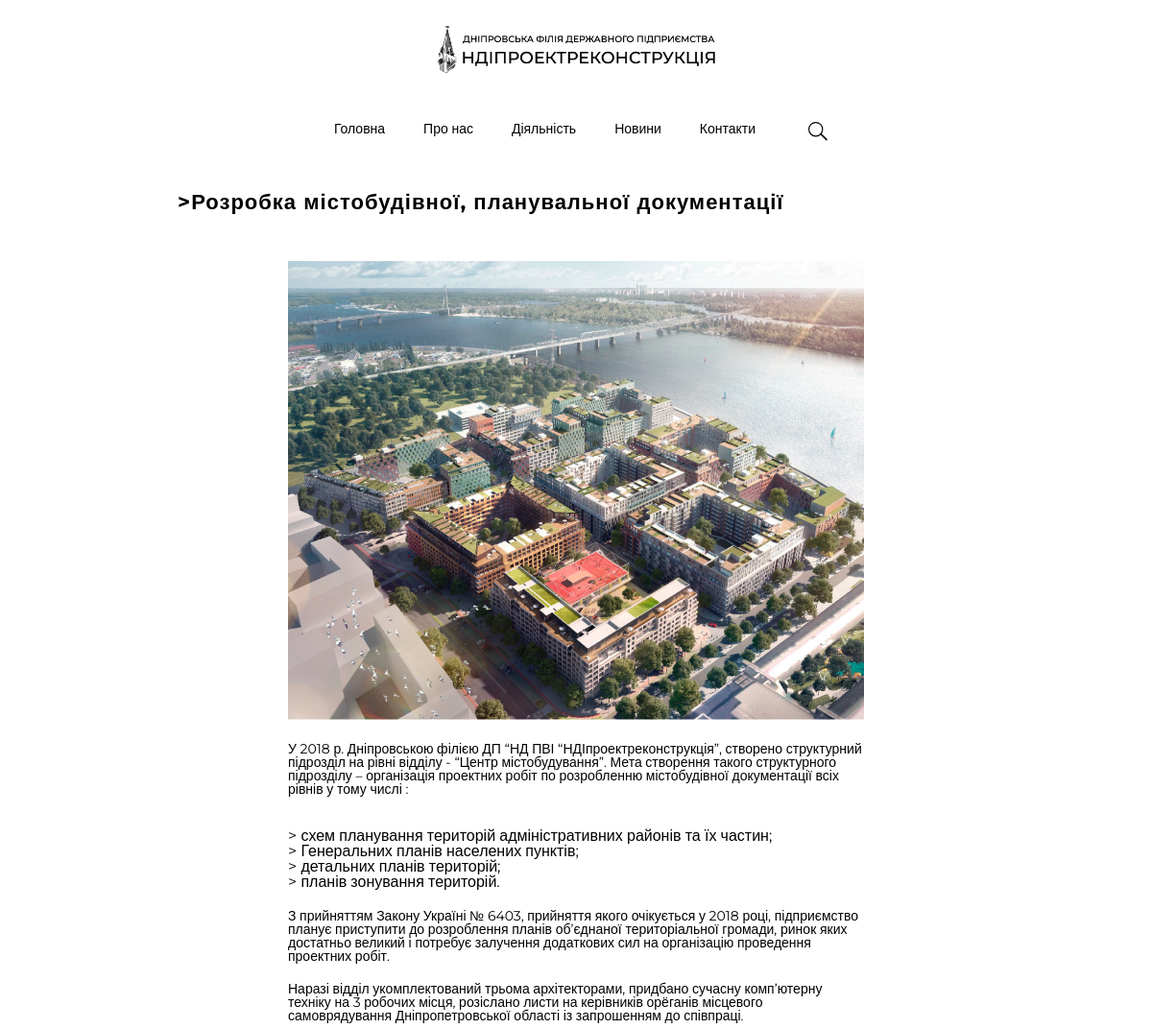
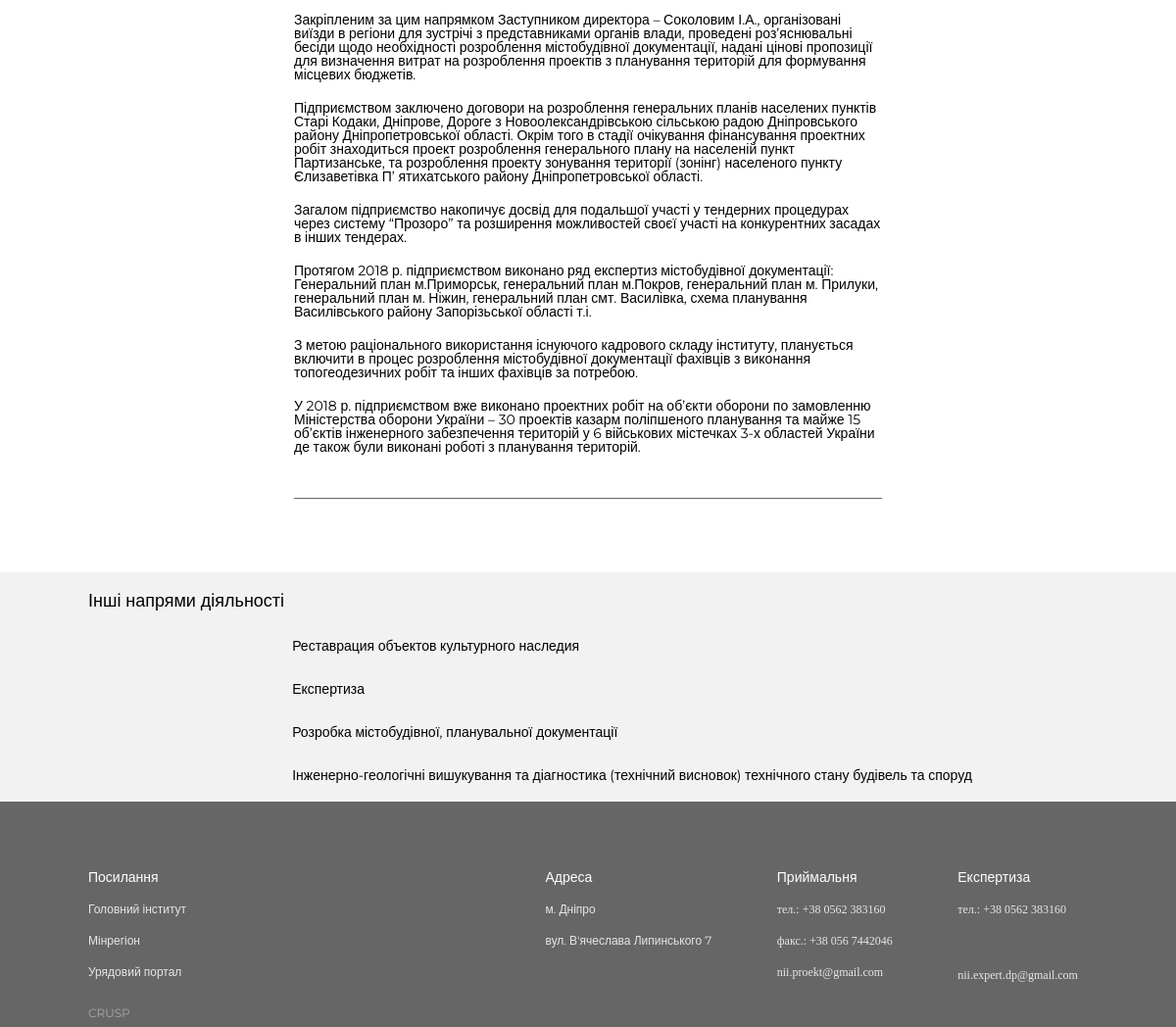
Screenshot of /activity/rozrobka-mistobudivnoyi-planuvalnoyi-dokumentaciyi/ with the database file from the repository (2 pictures, top to bottom).
### ndi_app/models.py (models this page shows, shortened)
class Activity(models.Model):
    name = models.CharField(max_length=250, db_index=True, verbose_name='Название Деятельности')
    slug = models.SlugField(max_length=250, db_index=True)
    number = models.ForeignKey('Number', related_name="number", blank=True, verbose_name="Номер")

class WorksInActivity(models.Model):
    activity = models.ForeignKey('Activity', related_name="activity", verbose_name="Деятельность")
    title = models.CharField(max_length=250, db_index=True, verbose_name="Название", blank=True, null=True)
    description = RichTextField(verbose_name="Описание")
    image = models.ImageField(upload_to='images/activity/', verbose_name='фото')

### ndi_app/views.py (the view)
# urls.py: url(r'^activity/(?P<activity_slug>[-\w]+)/$', views.activity_view, name="ActivityPageList"),
def activity_view(request, activity_slug=None):
    selected_activity = None
    activity_works = None
    files_of_expertise = None
    service_of_expertise = None
    activities = Activity.objects.all()
    if activity_slug:
        selected_activity = get_object_or_404(Activity, slug=activity_slug)
        activity_works = WorksInActivity.objects.filter(activity=selected_activity)
        files_of_expertise = DownloadFiles.objects.filter(activity=selected_activity)
        service_of_expertise = ServicesOfExpertise.objects.filter(activity=selected_activity)
    context = {
        'selected_activity': selected_activity,
        'activities': activities,
        'activity_works': activity_works,
        'files_of_expertise': files_of_expertise,
        'service_of_expertise': service_of_expertise,
    }
    return render(request, 'ndi_app/restoration.html', context)

### ndi_app/forms.py
class ContactForm(forms.Form):
    name = forms.CharField(max_length=100)
    email = forms.EmailField()
    theme = forms.CharField(max_length=250)
    phone = forms.CharField()
    message = forms.CharField(max_length=1000)

### ndi_app/context_processors.py (called while the page is built)
def activity_base(request):
    context = {
        "all_activities": Activity.objects.all(),
        "form": ContactForm(),
        }
    return context

### ndi_app/templates/ndi_app/restoration.html
{% extends "ndi_app/base.html" %}
{% load staticfiles %}
{% block content %}
        <section class="main">
        {% if selected_activity.slug == "ekspertiza" %}
            <h2 class="main-h2">>Експертиза об’єктів будівництва</h2>
        <div class="div-top">
            <div class="div-top-img">
                <img src="{% static "image/expertise/div-top-img.png" %}" alt="Експертиза">
                <p>Дніпровська філія інституту «НДІПРОЕКТРЕКОНСТРУКЦІЯ» має розгалужену мережу замовників експертизи, як державного так і приватного сектору, тісно взаємодіє з органами державної влади та місцевого самоврядування по всій Україні.</p>
            </div>
            <div class="div-top-doc">
                <h4>Документи:</h4>
                 {% for file in files_of_expertise %}
                     <a class="div-top-doc-questionnaire" href="{{ file.file.url }}">{{ file.name }}</a>
                    <svg id="Слой_1" data-name="Слой 1" xmlns="http://www.w3.org/2000/svg" viewBox="0 0 30 14"><title>NDI main</title><polyline class="cls-1" points="28.88 2.28 14.94 11.76 0.99 2.28"/></svg>
                 {% endfor %}
            </div>
        </div>
        <div class="advantages">
            <h3>Наші переваги</h3>
            <div class="advantages-div">
                <div class="advantages-div-div">
                    <div class="advantages-div-1">
                        <img src="{% static "image/expertise/advantages-img1.png" %}" alt="">
                        <p><span>Державна</span></br>експертиза</br>будівництва</p>
                    </div>
                    <div class="advantages-div-2">
                        <img src=".{% static "image/expertise/advantages-img2.png" %}" alt="">
                        <p>Працюємо</br>по всій</br><span>Україні</span></p>
                    </div>
                    <div class="ad{% static "image/expertise/advantages-img3.png" %}" alt="">
                        <p>Розташовані</br>в центрі міста</br>і в центрі країни</p>
                    </div>
                    <div class="advantages-div-4">
                        <img src="{% static "image/expertise/advantages-img4.png" %}" alt="">
                        <p>Сертифіковані</br>експерти</br>по всім напрямам*</p>
                    </div>
                    <div class="advantages-div-5">
                        <img src="{% static "image/expertise/advantages-img5.png" %}" alt="">
                        <p><span>>2000</span></br>успішних</br>експертиз</br>в рік</p>
                    </div>
                    <div class="advantages-div-6">
                        <img src="{% static "image/expertise/advantages-img6.png" %}" alt="">
                        <p>Здійснюємо</br>експертизу об’єктів</br>усіх класів наслідків</p>
                    </div>
                </div>
            </div>
        </div>
        <div class="services-div">
            <h4>Послуги експертизи об’єктів будівництва:</h4>
            <div class="services-div-drop">
                <ul>
                    {% for service in service_of_expertise %}
                        <li><span>{{ service.id }}.</span>{{ service.name }}<svg id="Слой_1" data-name="Слой 1" xmlns="http://www.w3.org/2000/svg" viewBox="0 0 30 14"><title>NDI main</title><polyline class="cls-1" points="28.88 2.28 14.94 11.76 0.99 2.28"/></svg></li>
                    {% endfor %}
                </ul>
                <div class="services-div-list">
                    <p>Реєстр атестованих експертів</p>
                    <p>Lorem ipsum dolor sit amet consectetur adipisicing elit. Vero distinctio tempore et fugit architecto accusantium tempora est dolores autem impedit? Ipsam, non beatae! Hic sit saepe nemo ea rem cupiditate.</p>
                </div>
                <div class="services-div-drop-button">Замовити експертизу</div>
            </div>
        </div>
        {% else %}
            <h2>>{{ selected_activity.name }}</h2>
                <div class="infinite-container">
                    {% for act in activity_works %}
                    <div class="infinite-item">
                        {% if selected_activity.slug == "rozrobka-mistobudivnoyi-planuvalnoyi-dokumentaciyi" or selected_activity.slug == "inzhenerno-geologichni-vishukuvannya" %}
                            <img alt="{{ act.title }}" src="{{ act.image.url }}">
                            <p> {{ act.description | safe }} </p>
                        {% else %}
                            <h3>{{ act.title }}</h3>
                            <img alt="{{ act.title }}" src="{{ act.image.url }}">
                            <p> {{ act.description | safe }} </p>
                        {% endif %}
                    </div>
                {% endfor %}
                </div>
        {% endif %}
        </section>
    <aside>
        <h2>Інші напрями діяльності</h2>
        <div class="aside-div" id="aside">
            {% for activity in activities %}
                <a href="{% url "ndi_app:ActivityPageList" activity_slug=activity.slug %}">{{ activity.name }}</a>
            {% endfor %}
        </div>
    </aside>
{% endblock %}

### ndi_app/static/css/news_styles.css (style rules this page uses)
.main { margin: 50px 0 50px 0; }
.main h2 { font-family: 'Montserrat', sans-serif; font-weight: bold; font-size: 22px; padding-left: 90px; }

### ndi_app/static/css/contacts_styles.css (style rules this page uses)
* { font-family: 'Montserrat', sans-serif; }
.main { max-width: 100%; margin-top: 50px; }
.main h2 { font-size: 22px; font-weight: bold; letter-spacing: 1px; font-family: 'Montserrat', sans-serif; margin-left: 95px; }
@media all and (max-width: 1270px) { .main { max-width: 100%; } }
@media all and (max-width: 1270px) { .main h2 { margin-bottom: 50px; } }

### ndi_app/static/css/general.css (style rules this page uses)
* { font-family: 'Montserrat', sans-serif; }
.main { margin: 0 0 50px 0; }
.main h2 { font-family: 'Montserrat', sans-serif; font-weight: bold; font-size: 22px; padding-left: 90px; }
aside { background-color: #f2f2f2; display: none; }
aside h2 { margin-top: 20px; margin-left: 90px; padding: 20px 0 20px 0; font-family: 'Montserrat', sans-serif; font-weight: 500; font-size: 18px; }
.aside-div { display: flex; flex-flow: column wrap; justify-content: space-evenly; align-content: space-evenly; margin: 0 auto; }
.aside-div a { text-decoration: none; color: #000000; display: block; font-family: 'Montserrat', sans-serif; font-size: 14px; padding: 10px 0 10px 90px; margin-bottom: 10px; }

### ndi_app/static/css/rest_styles.css (style rules this page uses)
* { font-family: 'Montserrat', sans-serif; }
.main { margin: 50px 0 50px 0; }
.main h2 { font-family: 'Montserrat', sans-serif; font-weight: bold; font-size: 22px; padding-left: 90px; }
.infinite-container { margin: 50px auto 50px; max-width: 600px; display: flex; flex-flow: column wrap; justify-content: center; align-content: center; }
.infinite-item { max-width: 600px; padding-bottom: 25px; margin-bottom: 25px; border-bottom: 1px solid #666666; }
.infinite-item img { max-width: 600px; }
.infinite-item p { margin-top: 20px; font-family: 'Montserrat', sans-serif; font-weight: 400; font-size: 14px; }
aside { background-color: #f2f2f2; }
aside h2 { margin-top: 20px; margin-left: 90px; padding: 20px 0 20px 0; font-family: 'Montserrat', sans-serif; font-weight: 500; font-size: 18px; }
.aside-div { display: flex; flex-flow: column wrap; justify-content: space-evenly; align-content: space-evenly; margin: 0 auto; }
.aside-div a { text-decoration: none; color: #000000; display: block; font-family: 'Montserrat', sans-serif; font-size: 14px; padding: 10px 0 10px 90px; margin-bottom: 10px; }

### ndi_app/static/css/town planning.css (style rules this page uses)
aside { display: block !important; }
.main { font-family: 'Montserrat', sans-serif; }
.main h2 { padding-top: 25px; }

### ndi_app/static/css/expertise.css (style rules this page uses)
aside { display: block !important; }
.main { font-family: 'Montserrat', sans-serif; }
.main h2 { padding-top: 25px; }

### rows the page displays
Activity: name "Розробка містобудівної, планувальної документації"
WorksInActivity: image (picture), description "У 2018 р. Дніпровською філією ДП “НД ПВІ “НДІпроектреконструкція”, створено структурний підрозділ на рівні відділу - “Центр містобудування”. Мета створення такого структурного підрозділу – організація проектних робіт по розробленню містобудівної документації всіх рівнів у тому числі : > схем планування територій адміністративних районів та їх частин; > Генеральних планів населених пунктів; > детальних планів територій; > планів зонування територій. З прийняттям Закону Україні № 6403, прийняття якого очікується у 2018 році, підприємство планує приступити до розроблення планів об’єднаної територіальної громади, ринок яких достатньо великий і потребує залучення додаткових сил на організацію…"
Activity: name "Реставрация объектов культурного наследия"
Activity: name "Експертиза"
Activity: name "Інженерно-геологічні вишукування та діагностика (технічний висновок) технічного стану будівель та споруд"
